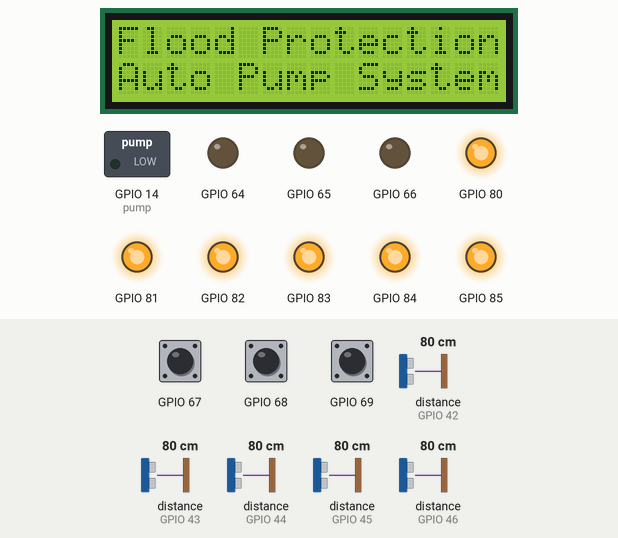
A sketch run on a simulated ESP8266 (NodeMCU). Parts: 16×2 character LCD, switched loads named in the sketch (green lamp = pin HIGH), output pins drawn as LEDs (lit = HIGH). Dashed ring = blinking. The inputs (shaded band) are chosen by the test bench; at power-on: GPIO 67 HIGH, GPIO 68 HIGH, GPIO 69 HIGH, distance to the obstacle (sensors on GPIO 42, GPIO 43, GPIO 44, GPIO 45, GPIO 46) 80 cm. WiFi joins after 1.5 s; servers stay silent unless stated; what the sketch prints to the serial monitor is not drawn.

Above: at 2.8 s.
At 12.9 s:
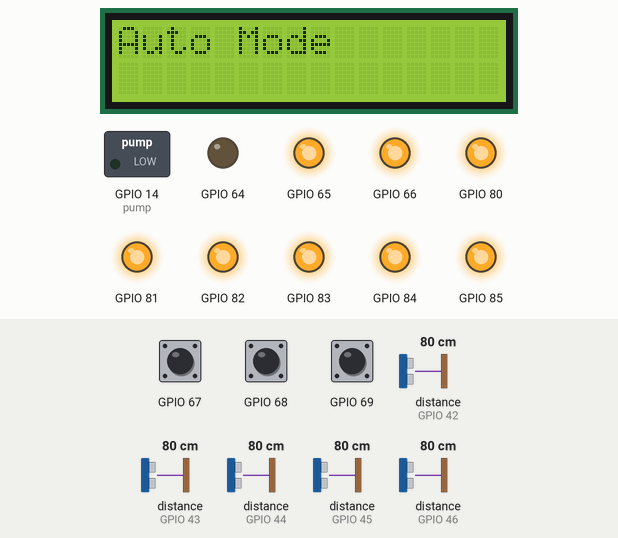
13.0 s: GPIO 67 pulled LOW for 0.85 s
At 14.5 s:
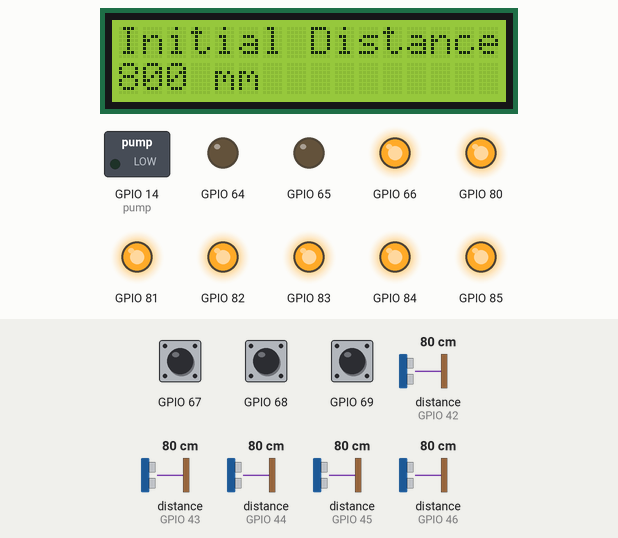
18.3 s: GPIO 68 pulled LOW for 3.2 s
At 20.2 s:
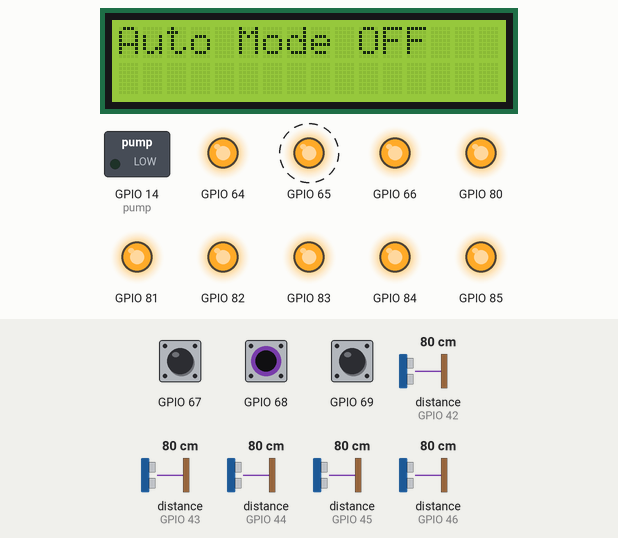
31.0 s: GPIO 67 driven LOW and GPIO 68 driven LOW
At 35.2 s:
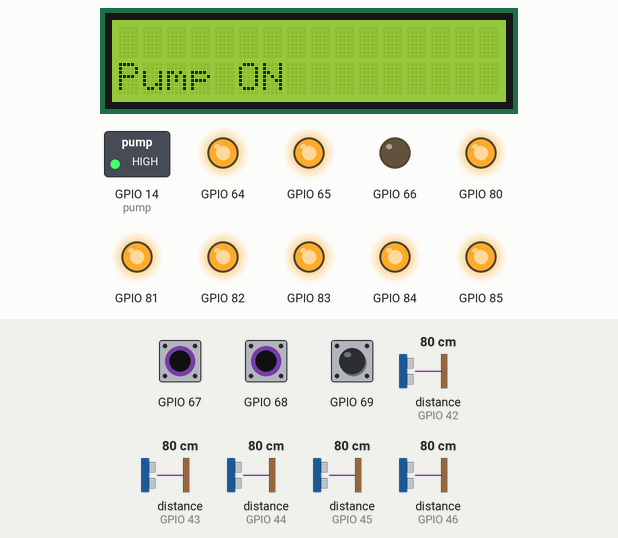
Timing chart, 0 to 42.2 s (numbered marks = the images above; inputs shaded):
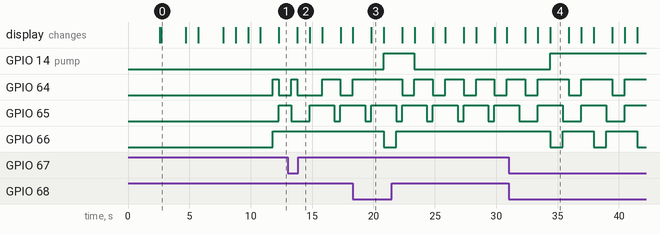

Measured:
- after the input at 13.0 s, the display: changes after 0.80 s (image 2)
- after the input at 18.3 s, GPIO 14 (pump): LOW → HIGH after 2.5 s, → LOW 2.5 s later; GPIO 66: HIGH → LOW after 2.5 s, → HIGH 1.0 s later; the display: first differs from a run without the input after 1.5 s (image 3)
- after the input at 31.0 s, GPIO 14 (pump): LOW → HIGH after 3.4 s; GPIO 64: alternates HIGH for 2.5 s and LOW for 1.0 s, starting after 4.9 s
- by itself, GPIO 64: repeats every 2.5 s: LOW 1.0 s, HIGH 1.5 s
- by itself, GPIO 65: alternates HIGH for 2.0 s and LOW for 0.48 s
- what the display in image 0 shows lasts 2.0 s, from 2.7 s to 4.7 s
- what the display in image 3 shows lasts 1.0 s, from 19.8 s to 20.8 s

The sketch:

Pump_System_210731.ino
```cpp
#include "Arduino.h"
#include "PCF8574.h"
PCF8574 pcf20(0x20);
PCF8574 pcf21(0x21);
//PCF8574 pcf8574(0x20, D2(5), D1(4)); //PCF8574(주소 값, SDA, SCL)

//LCD
#include <LiquidCrystal_I2C.h>
LiquidCrystal_I2C lcd(0x27,16,2);

//VL53L1X
#include <VL53L1X.h> //Download this library from https://github.com/pololu/vl53l1x-arduino

//#include "SparkFun_VL53L1X.h"
//SFEVL53L1X distanceSensor; //레이저센서 거리값
int initial = 0; //초기 거리 저장 변수
int current = 0; //현재 거리 저장 변수
int count = 0; //수위 조건 충족 변수
int mes = 0; // 메세지 전송 변수
int avg = 0; // 레이저센서값 평균 변수

//레이저센서 5개
VL53L1X sensor_A; //Create the sensor object
VL53L1X sensor_B; //Create the sensor object
VL53L1X sensor_C; //Create the sensor object
VL53L1X sensor_D; //Create the sensor object
VL53L1X sensor_E; //Create the sensor object

int startTime = millis(); //used for our timing loop
int mInterval = 100; //refresh rate of 10hz

#define XSHUT_A P0 //pcf21
#define XSHUT_B P1 //pcf21
#define XSHUT_C P2 //pcf21
#define XSHUT_D P3 //pcf21
#define XSHUT_E P4 //pcf21
#define Raspberry_pi P5 //pcf21

#define M_INTERVAL 50

//ESP8266
#include <Wire.h>
#include <ESP8266WiFi.h>
#include <ESP8266HTTPClient.h>

// 데이터베이스,와이파이 설정
#include <FirebaseESP8266.h>  //https://github.com/mobizt/Firebase-ESP8266
#define FIREBASE_HOST "esp8266-sensor-readings-23fd0-default-rtdb.firebaseio.com"
#define FIREBASE_Authorization_key "GzVRIYoR2qjjvtMmrpS2Z4Esl089LWlCxYxcQRFv"
FirebaseData firebaseData;
FirebaseJson json;
//const char* ssid = "우옹";
//const char* password = "12340000";
const char* ssid = "iptimea704";
const char* password = "rodemeng2019";
WiFiServer server(80);

//switch or led
int bluePin = P0;
int greenPin = P1;
int redPin = P2;
const int button1 = P3; //초기 값
const int button2 = P4; //Auto Mode
const int button3 = P5; //Pump

//펌프
const int pump = 14;

//char XSHUT_laserStr[5] = {'XSHUT_A', 'XSHUT_B', 'XSHUT_C', 'XSHUT_D', 'XSHUT_E'};
//char *sensor_laserStr[] = {"sensor_A", "sensor_B", "sensor_C", "sensor_D", "sensor_E"};
//char sensor_timeout[5] = {'sensor_A.setTimeout', 'sensor_B.setTimeout', 'sensor_C.setTimeout', 'sensor_D.setTimeout', 'sensor_E.setTimeout'};

//int laserNum[5] = {42, 43, 44, 45, 46};

void setup() {
    Serial.begin(115200);

    Wire.begin();
    Wire.setClock(400000); // use 400 kHz I2C

    WiFi.begin(ssid, password);

    while (WiFi.status() != WL_CONNECTED) {
      delay(1000);
      Serial.println("Connecting..");
    }

    Serial.println("연결되었습니다.");

    server.begin();
    Serial.println("Server started");

    Serial.print("Use this URL to connect: ");
    Serial.print("http://");
    Serial.print(WiFi.localIP());
    Serial.println("/");
    //WIFI 연결 후 파이어베이스 연결
    Firebase.begin(FIREBASE_HOST,FIREBASE_Authorization_key);
    Serial.println("Firebase connect");

    pinMode(pump, OUTPUT);

    pcf20.pinMode(button1, INPUT_PULLUP);
    pcf20.pinMode(button2, INPUT);
    pcf20.pinMode(button3, INPUT);
    pcf20.pinMode(redPin, OUTPUT);
    pcf20.pinMode(greenPin, OUTPUT);
    pcf20.pinMode(bluePin, OUTPUT);
    pcf20.begin(); //처음에 안써서 실행 안됨(주의)

    //Set the pin mode to output
    pcf21.pinMode(XSHUT_A ,OUTPUT);
    pcf21.pinMode(XSHUT_B ,OUTPUT);
    pcf21.pinMode(XSHUT_C ,OUTPUT);
    pcf21.pinMode(XSHUT_D ,OUTPUT);
    pcf21.pinMode(XSHUT_E ,OUTPUT);
    pcf21.pinMode(Raspberry_pi ,OUTPUT);
    pcf21.begin();

    //Turn all TOF's off
    pcf21.digitalWrite(XSHUT_A, LOW);
    pcf21.digitalWrite(XSHUT_B, LOW);
    pcf21.digitalWrite(XSHUT_C, LOW);
    pcf21.digitalWrite(XSHUT_D, LOW);
    pcf21.digitalWrite(XSHUT_E, LOW);

    //Raspberry_pi, Raspberry_pi_LCD ON
    pcf21.digitalWrite(Raspberry_pi, HIGH);

    //배열 활용 반복
//    for (int s=0; s<5; s++){
//      delay(50);
//      pcf21.digitalWrite(XSHUT_laserStr[s], HIGH); //Turn sensor_A on
//      delay(50);
//      sprintf(i, "%s", sensor_laserStr[s]);
//      i.setTimeout(500); //Set the sensors timeout
//      //sensor_laserStr[s].setTimeout(500);
//      //sensor_A.setTimeout(500);
//      if (!sensor_laserStr[s].init())//try to initilise the sensor
//      {
//          //Sensor does not respond within the timeout time
//          Serial.print(sensor_laserStr[s]);
//          Serial.println(" is not responding, check your wiring");
//      }
//      else
//      {
//          sensor_laserStr[s].setAddress(laserNum[s]); //Set the sensors I2C address
//          sensor_laserStr[s].setDistanceMode(VL53L1X::Long); //Set the sensor to maximum range of 4 meters
//          sensor_laserStr[s].setMeasurementTimingBudget(40000); //Set its timing budget in microseconds longer timing budgets will give more accurate measurements
//          sensor_laserStr[s].startContinuous(M_INTERVAL); //Sets the interval where a measurement can be requested in milliseconds
//      }
//    }

    //-----------------------------------------------------------------
    //FIRST WE WILL CONFIGURE AND SETUP SENSOR_A
    //-----------------------------------------------------------------
    delay(50);
    pcf21.digitalWrite(XSHUT_A, HIGH); //Turn sensor_A on
    delay(50);

    sensor_A.setTimeout(500); //Set the sensors timeout

    if (!sensor_A.init())//try to initilise the sensor
    {
        //Sensor does not respond within the timeout time
        Serial.println("Sensor_A is not responding, check your wiring");
    }
    else
    {
        sensor_A.setAddress(42); //Set the sensors I2C address
        sensor_A.setDistanceMode(VL53L1X::Long); //Set the sensor to maximum range of 4 meters
        sensor_A.setMeasurementTimingBudget(4000); //Set its timing budget in microseconds longer timing budgets will give more accurate measurements
        sensor_A.startContinuous(M_INTERVAL); //Sets the interval where a measurement can be requested in milliseconds
    }

    //-----------------------------------------------------------------
    //NOW CONFIGURE AND SETUP SENSOR_B
    //-----------------------------------------------------------------
    delay(50);
    pcf21.digitalWrite(XSHUT_B, HIGH); //Turn sensor_B on
    delay(50);

    sensor_B.setTimeout(500); //Set the sensors timeout

    if (!sensor_B.init())//try to initilise the sensor
    {
        //Sensor does not respond within the timeout time
        Serial.println("Sensor_B is not responding, check your wiring");
    }
    else
    {
        sensor_B.setAddress(43); //Set the sensors I2C address
        sensor_B.setDistanceMode(VL53L1X::Long); //Set the sensor to maximum range of 4 meters
        sensor_B.setMeasurementTimingBudget(4000); //Set its timing budget in microseconds longer timing budgets will give more accurate measurements
        sensor_B.startContinuous(M_INTERVAL); //Sets the interval where a measurement can be requested in milliseconds
    }

      //-----------------------------------------------------------------
    //NOW CONFIGURE AND SETUP SENSOR_C
    //-----------------------------------------------------------------
    delay(50);
    pcf21.digitalWrite(XSHUT_C, HIGH); //Turn sensor_C on
    delay(50);

    sensor_C.setTimeout(500); //Set the sensors timeout

    if (!sensor_C.init())//try to initilise the sensor
    {
        //Sensor does not respond within the timeout time
        Serial.println("Sensor_C is not responding, check your wiring");
    }
    else
    {
        sensor_C.setAddress(44); //Set the sensors I2C address
        sensor_C.setDistanceMode(VL53L1X::Long); //Set the sensor to maximum range of 4 meters
        sensor_C.setMeasurementTimingBudget(4000); //Set its timing budget in microseconds longer timing budgets will give more accurate measurements
        sensor_C.startContinuous(M_INTERVAL); //Sets the interval where a measurement can be requested in milliseconds
    }

    //-----------------------------------------------------------------
    //NOW CONFIGURE AND SETUP SENSOR_D
    //-----------------------------------------------------------------
    delay(50);
    pcf21.digitalWrite(XSHUT_D, HIGH); //Turn sensor_D on
    delay(50);

    sensor_D.setTimeout(500); //Set the sensors timeout

    if (!sensor_D.init())//try to initilise the sensor
    {
        //Sensor does not respond within the timeout time
        Serial.println("Sensor_D is not responding, check your wiring");
    }
    else
    {
        sensor_D.setAddress(45); //Set the sensors I2C address
        sensor_D.setDistanceMode(VL53L1X::Long); //Set the sensor to maximum range of 4 meters
        sensor_D.setMeasurementTimingBudget(4000); //Set its timing budget in microseconds longer timing budgets will give more accurate measurements
        sensor_D.startContinuous(M_INTERVAL); //Sets the interval where a measurement can be requested in milliseconds
    }

     //-----------------------------------------------------------------
    //NOW CONFIGURE AND SETUP SENSOR_E
    //-----------------------------------------------------------------
    delay(50);
    pcf21.digitalWrite(XSHUT_E, HIGH); //Turn sensor_E on
    delay(50);

    sensor_E.setTimeout(500); //Set the sensors timeout

    if (!sensor_E.init())//try to initilise the sensor
    {
        //Sensor does not respond within the timeout time
        Serial.println("Sensor_E is not responding, check your wiring");
    }
    else
    {
        sensor_E.setAddress(46); //Set the sensors I2C address
        sensor_E.setDistanceMode(VL53L1X::Long); //Set the sensor to maximum range of 4 meters
        sensor_E.setMeasurementTimingBudget(4000); //Set its timing budget in microseconds longer timing budgets will give more accurate measurements
        sensor_E.startContinuous(M_INTERVAL); //Sets the interval where a measurement can be requested in milliseconds
    }

    lcd.init(); // LCD 설정
    lcd.clear();      // LCD를 모두 지운다.
    lcd.backlight();  // 백라이트를 켠다.
    // 시스템, 팀명, 이름 표시
    lcd.setCursor(0,0);
    lcd.print("Flood Protection");
    delay(100);
    lcd.setCursor(0,1);
    lcd.print("Auto Pump System");
    delay(2000);
    lcd.clear();
    lcd.setCursor(0,0);
    lcd.print("I do not like");
    delay(1000);
    lcd.setCursor(0,1);
    lcd.print("the rainy season");
    delay(2000);
    lcd.clear();
    lcd.setCursor(0,0);
    lcd.print("Dong Min Park");
    delay(1000);
    lcd.setCursor(0,1);
    lcd.print("Sang Gyun Jang");
    delay(1000);
    lcd.clear();
    lcd.setCursor(0,0);
    lcd.print("Kyung Hoon Ko");
    delay(1000);
    lcd.setCursor(0,1);
    lcd.print("ST. Road");
    delay(1000);
}

bool Auto = LOW;
bool Pump = LOW;
char buf[40];

void loop() {
  setColor(1, 0, 1); //녹

  WiFiClient client = server.available();
  if (client) {
    boolean current_line_is_blank = true;
    while (client.connected()){
      if (client.available()){
        // Read the first line of the request
        String request = client.readStringUntil('\n');
        Serial.println(request);

        //자동, 수동
        if (request.indexOf("/Auto=ON") != -1)  {
          Serial.println(F("Auto on"));
          pcf20.digitalWrite(button2, HIGH);
          Auto = HIGH;
        }
        if (request.indexOf("/Auto=OFF") != -1)  {
          Serial.println(F("Auto off"));
          pcf20.digitalWrite(button2, LOW);
          Auto = LOW;
        }

        //펌프
        if (request.indexOf("/Pump=ON") != -1)  {
          Serial.println(F("Pump on"));
          pcf20.digitalWrite(button3, HIGH);
          Pump = HIGH;
        }
        if (request.indexOf("/Pump=OFF") != -1)  {
          Serial.println(F("Pump off"));
          pcf20.digitalWrite(button3, LOW);
          Pump = LOW;
        }

      }
      delay(100);
      client.stop();
    }
  }

//  if((millis()- startTime) > mInterval)
//    {

//        startTime = millis();
//    }

        sprintf(buf, "%4d,%4d,%4d,%4d,%4d",sensor_A.read(),sensor_B.read(),sensor_C.read(),sensor_D.read(),sensor_E.read());
        //Serial.println(buf); //Get a reading in millimeters

        int laser1 = sensor_A.read();
        int laser2 = sensor_B.read();
        int laser3 = sensor_C.read();
        int laser4 = sensor_D.read();
        int laser5 = sensor_E.read();
        Serial.print("laser1 : ");
        Serial.println(laser1);
        Serial.print("laser2 : ");
        Serial.println(laser2);
        Serial.print("laser3 : ");
        Serial.println(laser3);
        Serial.print("laser4: ");
        Serial.println(laser4);
        Serial.print("laser5 : ");
        Serial.println(laser5);

        //평균
        avg = (laser1 + laser2 + laser3 + laser4 + laser5)/5;
        Serial.print("평균 : ");
        Serial.println(avg);
        //Firebase 데이터베이스에 레이져 평균 거리값 저장(실시간)
        Firebase.setFloat(firebaseData, "/testPump_in_server_DB/DISTANCE", avg);

        //분산
        int var = (pow((laser1-avg),2) + pow((laser2-avg),2) + pow((laser3-avg),2) + pow((laser4-avg),2) + pow((laser5-avg),2))/5;

        //표준편차
        int StandDev = sqrt(var);
        Serial.print("표준편차 : ");
        Serial.println(StandDev);


  if(pcf20.digitalRead(button1)==LOW){
    initial = avg;
    Serial.print("초기 값은 ");
    Serial.print(initial);
    Serial.println(" mm 입니다.");
    setColor(1, 0, 0); //청록
    lcd.clear();
    lcd.setCursor(0,0);
    lcd.print("Initial Distance");
    lcd.setCursor(0,1);
    lcd.print(initial);
    lcd.print(" mm");
    delay(1000);
  }

  if(pcf20.digitalRead(button2)==HIGH){ //자동모드
    Serial.println("자동모드 입니다.");
    setColor(1, 1, 0); //파
    lcd.clear();
    lcd.setCursor(0,0);
    lcd.print("Auto Mode");
    delay(1000);

    /////////// 자동모드이면 자동으로 펌프 작동///////////////
    if(avg < (initial/2)){
      Serial.println("펌프 작동");
      Serial.println("수위가 50%이상 찼습니다.");
      digitalWrite(pump, HIGH);
      setColor(0, 1, 1); //빨
      lcd.clear();
      lcd.setCursor(0,1);
      lcd.print("Pump ON");
      delay(1000);
    }
    else if(initial != 0 && avg > (initial/2)){
      Serial.println("펌프 중지");
      digitalWrite(pump, LOW);
      setColor(1, 1, 1); //off
      lcd.clear();
      lcd.setCursor(0,1);
      lcd.print("Pump OFF");
      delay(1000);
    }

    if(avg < (initial/10*4)){
      Serial.println("수위가 60%이상 찼습니다.");
      count++;
    }

    if(count==5){
      mes=1;
      count=0;
    }

    //---------------------------- 문자 전송 툴
    //문자 입력시에 띄어쓰기는 %20으로 작성해야함. 아니면 작동X
    //Ex) 문자%20테스트입니다. -> 문자 테스트입니다.
    String message = "http://www.all-tafp.org/EmmaSMS_PHP_UTF-8_JSON/example.php?sms_msg=수위60%이상!%20수위60%이상!%20지금%20즉시%20현장으로%20와주시기바랍니다.&sms_to=010-8338-2385&sms_from=010-8338-2385&sms_date=";
    if(mes == 1){
      Serial.println("메세지 보냄");
      Serial.println("수위 60%이상 즉시 현장으로!!");
      lcd.clear();
      lcd.setCursor(0,0);
      lcd.print("send mes");
      delay(3000);
      lcd.clear();
      if (WiFi.status() == WL_CONNECTED) { //Check WiFi connection status
        HTTPClient http;  //Declare an object of class HTTPClient

        http.begin(message);  //Specify request destination
        int httpCode = http.GET();
        //밑에는 http 문서 그대로 시리얼에 출력해서 확인용.
        /*if (httpCode > 0) { //Check the returning code
        String payload = http.getString();   //Get the request response payload
        Serial.println(payload);             //Print the response payload  */
        Serial.println("코드 실행");
        for(int i=40; i>0; i--){
          lcd.setCursor(0,0);
          lcd.print("waiting signal");
          lcd.setCursor(0,1);
          lcd.print(i);
          delay(1000);
          lcd.clear();
        }
      }
    }

    if(mes==1){
      mes=0;
    }
  }
  else {                                     //수동모드
    Serial.println("수동모드 입니다.");
    setColor(1, 1, 1); //off
    lcd.clear();
    lcd.setCursor(0,0);
    lcd.print("Auto Mode OFF");
    delay(1000);

    /////////// 수동모드이면 수동으로 펌프 작동///////////////
    if(pcf20.digitalRead(button3)==HIGH){
      Serial.println("펌프 작동");
      digitalWrite(pump, HIGH);
      setColor(0, 1, 1); //빨
      lcd.clear();
      lcd.setCursor(0,1);
      lcd.print("Pump ON");
      delay(1000);
    }
    else if(pcf20.digitalRead(button3)==LOW){
      Serial.println("펌프 중지");
      digitalWrite(pump, LOW);
      setColor(1, 1, 1); //off
      lcd.clear();
      lcd.setCursor(0,1);
      lcd.print("Pump OFF");
      delay(1000);
    }
  }
}

void setColor(int red, int green, int blue)
{
  pcf20.digitalWrite(redPin, red);
  pcf20.digitalWrite(greenPin, green);
  pcf20.digitalWrite(bluePin, blue);
}
```
